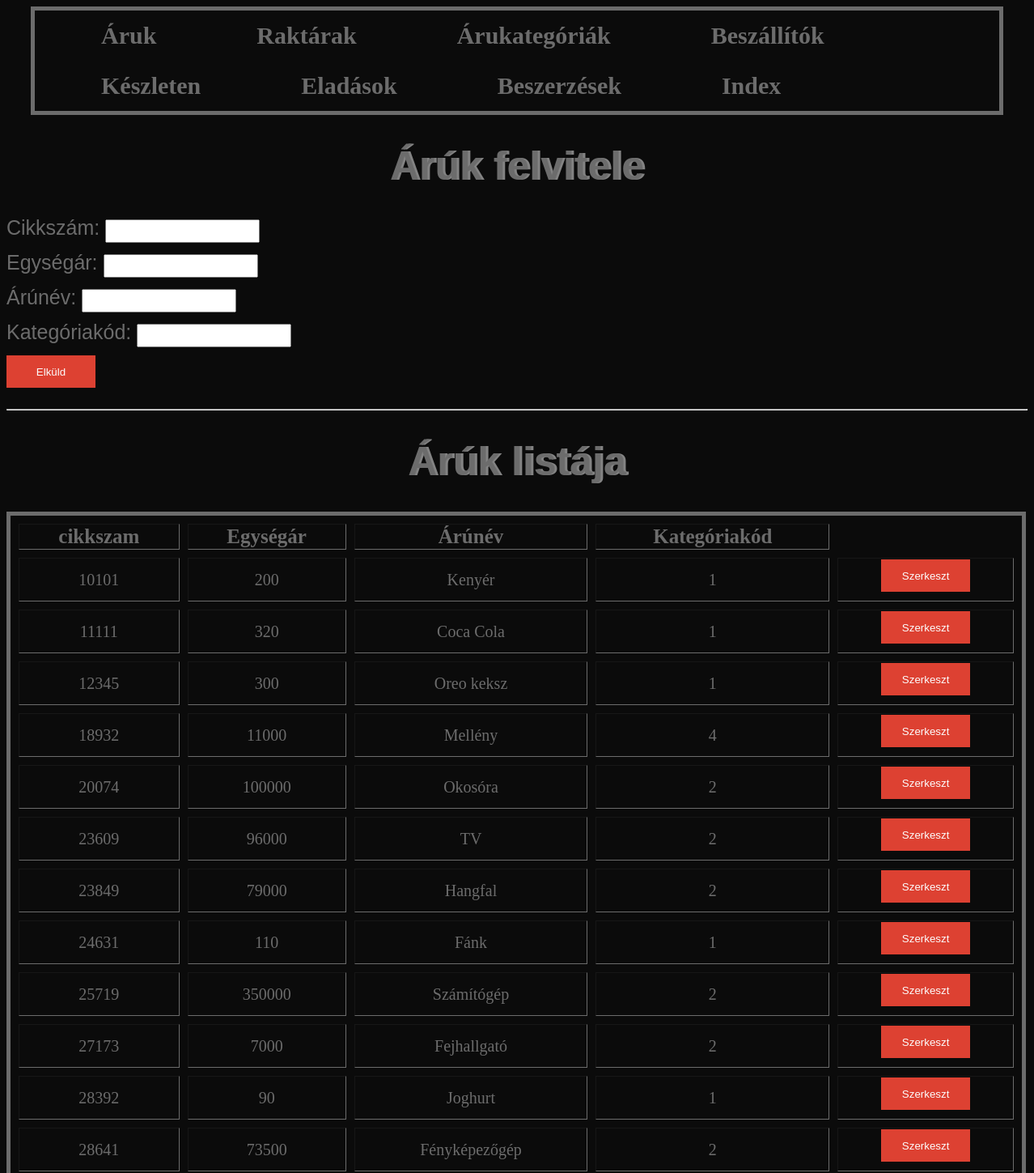
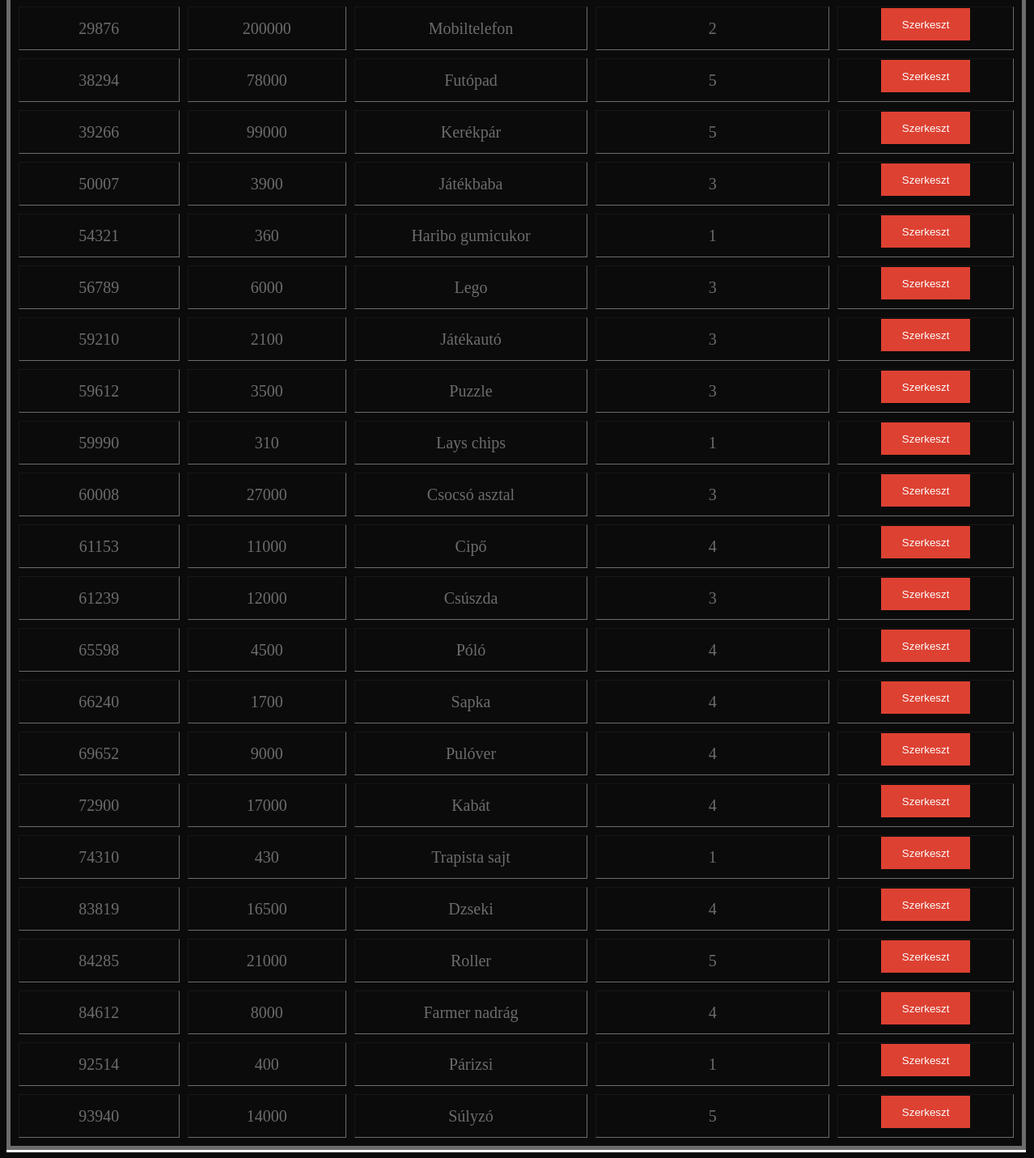
/aru.php, run on the app's committed database (2 pictures, top to bottom).
### tables this page shows
CREATE TABLE `aru` (
  `cikkszam` int(5) NOT NULL,
  `egysegar` int(6) NOT NULL,
  `anev` varchar(100) NOT NULL,
  `kkod` int(3) DEFAULT NULL
);

### db_fuggvenyek.php (called while the page is built, shortened)
<?php
function konyvtar_csatlakozas() {
	$conn = mysqli_connect("localhost", "root", "") or die("Csatlakozási hiba");
	mysqli_query($conn, 'SET NAMES UTF-8');
	mysqli_query($conn, 'SET character_set_results=utf8');
	mysqli_set_charset($conn, 'utf8');
	return $conn;
}
function arulistatLeker() {
	if ( !($conn = konyvtar_csatlakozas()) ) {
		return false;
	}
	$result = mysqli_query( $conn,"SELECT cikkszam, egysegar, anev, kkod FROM aru");
	return $result;
}

### aru.php (the view, shortened to what this page needs)
<?php
include_once('db_fuggvenyek.php');
include_once('menu.php');
?>
<!DOCTYPE HTML>
<HTML>
<HEAD>
	<link rel="stylesheet" type="text/css" href="projekt.css"/>
</HEAD>
<BODY>
<h1>Árúk felvitele</h1>
<form method="POST" action="arufelvitel.php" accept-charset="utf-8">
   <label>Cikkszám: </label>
   <input type="text" name="cikkszam" />
   <br>
   <label>Egységár: </label>
   <input type="text" name="egysegar" />
   <br>
   <label>Árúnév: </label>
   <input type="text" name="anev" />
   <br>
   <label>Kategóriakód: </label>
   <input type="text" name="kkod" />
   <br>
   <input type="submit" value="Elküld" />
</form>
<hr/>
<h1>Árúk listája</h1>
<table border="1">
<tr>
<th>cikkszam</th>
<th>Egységár</th>
<th>Árúnév</th>
<th>Kategóriakód</th>
</tr>
<?php
	$aruk = arulistatLeker();
    while( $egySor = mysqli_fetch_assoc($aruk) ) {
		echo '<form action="aruszerkesztes.php" method="POST">';
		echo '<tr>';
		echo '<td>'. $egySor["cikkszam"] .'</td>';
		echo '<td>'. $egySor["egysegar"] .'</td>';
		echo '<td>'. $egySor["anev"] .'</td>';
		echo '<td>'. $egySor["kkod"] .'</td>';
		echo '<td><input type="submit" value="Szerkeszt"></td>';
		echo '</tr>';
		echo'</form>';
	}
?>
</table>
</BODY>
</HTML>

### menu.php
	<nav>
    <div class="nav">
        <a href="aru.php" title="Áruk">Áruk</a>
        <a href="raktar.php" title="Raktárak">Raktárak</a>
        <a href="arukategoria.php" title="Árukategóriák">Árukategóriák</a>
		<a href="beszallito.php" title="Beszállítók">Beszállítók</a>
        <a href="keszleten.php" title="Készleten">Készleten</a>
		<a href="eladas.php" title="Raktárak">Eladások</a>
        <a href="beszerzes.php" title="Beszerzések">Beszerzések</a>
		<a href="index.php" title="Index">Index</a>
    </div>
</nav>

### projekt.css (style rules this page uses)
label { color: #6c6c6c; font-size: 25px; font-family: Arial; }
h1 { color: #6c6c6c; font-size: 50px; font-family: Arial; font-weight: bold; text-align: center; text-shadow: 3px 0 #838383; }
th { font-size: 25px; }
td { font-size: 20px; }
body { background-color: #0b0b0b; }
table { color: #6c6c6c; border: 5px solid #6c6c6c; text-align: center; border-spacing: 10px; width: 1260px; margin-bottom: 10px; box-shadow: 0 3px #fcfcfc; }
div { color: #6c6c6c; text-align: justify; padding-left: 20px; }
a:link { background-color: transparent; text-decoration: none; }
input, textarea, fieldset { margin-bottom: 10px; color: #6c6c6c; padding: 5px; }
input[type="submit"] { background-color: #DD4132; color: #fcfcfc; width: 110px; height: 40px; outline: none; border: none; }
a { color: #6c6c6c; }
.nav { position: sticky; position: -webkit-sticky; top: 100px; margin-left: 30px; margin-right: 30px; overflow: hidden; border: 5px solid #6c6c6c; box-sizing: border-box; }
.nav a { float: left; color: #6c6c6c; text-align: center; text-decoration: none; padding: 14px 62px; font-size: 30px; font-weight: bold; }

### data on the page
aru: cikkszam "10101", egysegar "200", anev "Kenyér", kkod "1"
aru: cikkszam "11111", egysegar "320", anev "Coca Cola", kkod "1"
aru: cikkszam "12345", egysegar "300", anev "Oreo keksz", kkod "1"
aru: cikkszam "18932", egysegar "11000", anev "Mellény", kkod "4"
aru: cikkszam "20074", egysegar "100000", anev "Okosóra", kkod "2"
aru: cikkszam "23609", egysegar "96000", anev "TV", kkod "2"
aru: cikkszam "23849", egysegar "79000", anev "Hangfal", kkod "2"
aru: cikkszam "24631", egysegar "110", anev "Fánk", kkod "1"
aru: cikkszam "25719", egysegar "350000", anev "Számítógép", kkod "2"
aru: cikkszam "27173", egysegar "7000", anev "Fejhallgató", kkod "2"
aru: cikkszam "28392", egysegar "90", anev "Joghurt", kkod "1"
aru: cikkszam "28641", egysegar "73500", anev "Fényképezőgép", kkod "2"
aru: cikkszam "29876", egysegar "200000", anev "Mobiltelefon", kkod "2"
aru: cikkszam "38294", egysegar "78000", anev "Futópad", kkod "5"
aru: cikkszam "39266", egysegar "99000", anev "Kerékpár", kkod "5"
aru: cikkszam "50007", egysegar "3900", anev "Játékbaba", kkod "3"
aru: cikkszam "54321", egysegar "360", anev "Haribo gumicukor", kkod "1"
aru: cikkszam "56789", egysegar "6000", anev "Lego", kkod "3"
aru: cikkszam "59210", egysegar "2100", anev "Játékautó", kkod "3"
aru: cikkszam "59612", egysegar "3500", anev "Puzzle", kkod "3"
aru: cikkszam "59990", egysegar "310", anev "Lays chips", kkod "1"
aru: cikkszam "60008", egysegar "27000", anev "Csocsó asztal", kkod "3"
aru: cikkszam "61153", egysegar "11000", anev "Cipő", kkod "4"
aru: cikkszam "61239", egysegar "12000", anev "Csúszda", kkod "3"
aru: cikkszam "65598", egysegar "4500", anev "Póló", kkod "4"
aru: cikkszam "66240", egysegar "1700", anev "Sapka", kkod "4"
aru: cikkszam "69652", egysegar "9000", anev "Pulóver", kkod "4"
aru: cikkszam "72900", egysegar "17000", anev "Kabát", kkod "4"
aru: cikkszam "74310", egysegar "430", anev "Trapista sajt", kkod "1"
aru: cikkszam "83819", egysegar "16500", anev "Dzseki", kkod "4"
aru: cikkszam "84285", egysegar "21000", anev "Roller", kkod "5"
aru: cikkszam "84612", egysegar "8000", anev "Farmer nadrág", kkod "4"
aru: cikkszam "92514", egysegar "400", anev "Párizsi", kkod "1"
aru: cikkszam "93940", egysegar "14000", anev "Súlyzó", kkod "5"
